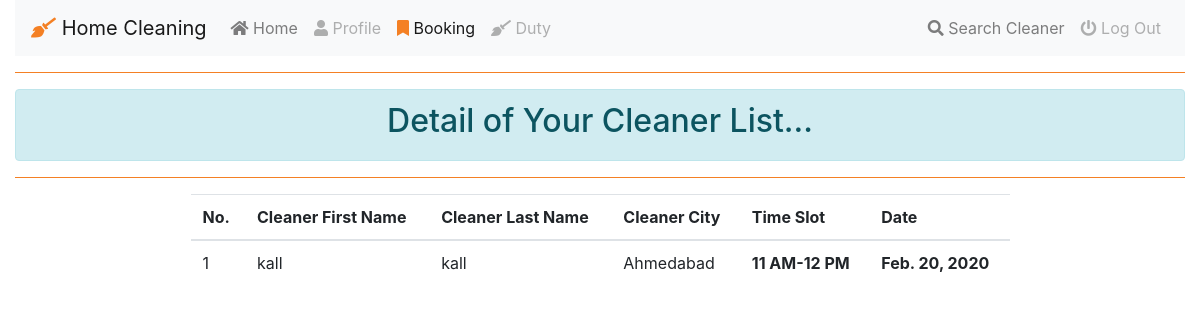
/booklist/ (signed in), run on the app's committed database.
### booking/models.py (models this page shows, shortened)
class BookingModel(models.Model):
    user=models.ForeignKey(User,null=True,on_delete=models.SET_NULL)
    cleaner=models.ForeignKey(CleanerModel,null=True,on_delete=models.SET_NULL)
    date=models.DateField()
    city=models.ForeignKey(CityModel,null=True,on_delete=models.SET_NULL)
    timeslot=models.IntegerField(blank=False)

### registration/models.py (models this page shows, shortened)
class CleanerModel(models.Model):
    user = models.OneToOneField(User,on_delete=models.CASCADE)
    quality_score = models.FloatField(default=0)
    city=models.ForeignKey(CityModel,null=True,on_delete=models.SET_NULL)

class User(AbstractUser):
    username= models.CharField('username',max_length=12)
    contact = models.CharField('Contact',max_length=10,unique=True)
    first_name  = models.CharField('first_last',max_length=30)
    last_name   = models.CharField('Last_last',max_length=30)
    is_cleaner  = models.BooleanField('cleaner', default=False)
    USERNAME_FIELD = 'contact'
    REQUIRED_FIELDS = ['username']
    def get_absolute_url(self):
        return reverse("registration:profile", kwargs={"pk": self.pk})

class CityModel(models.Model):
    name=models.CharField(max_length=25)
    def __str__(self):
        return self.name

### booking/views.py (the view)
# urls.py: path('booklist/',BooklistListView.as_view(),name="booklist"),
@method_decorator(login_required, name='dispatch')
class BooklistListView(ListView):
    template_name='booking/booklist.html'
    def get_queryset(self):
        return BookingModel.objects.filter(user=self.request.user).order_by('-date','timeslot')

### templates/booking/booklist.html (shortened to what this page needs)
{% extends 'registration/base.html' %}
{% block body %}
<div class="col-md-12">
    <center>
        {% if object_list %}
        <hr>
        <div class="alert alert-info">
            <strong>
                <h2>Detail of Your Cleaner List...</h2>
            </strong>
        </div>
        <hr>
        <table class="table table-hover" style="width:70%;">
            <thead>
                <tr>
                    <th>No.</th>
                    <th>Cleaner First Name</th>
                    <th>Cleaner Last Name</th>
                    <th>Cleaner City</th>
                    <th>Time Slot</th>
                    <th>Date</th>
                </tr>
            </thead>
            <body>
                {% for i in object_list %}
                <tr>
                    <td>{{ forloop.counter }}</td>
                    <td>{{ i.cleaner.user.first_name }}</td>
                    <td>{{ i.cleaner.user.last_name }}</td>
                    <td>{{ i.cleaner.city }}</td>
                    <td style="font-weight:bold;">
                    </td>
                    <td style="font-weight:bold;">{{ i.date }}</td>
                </tr>
                {% endfor %}
            </body>
        </table>
        {% else %}
        <div class="alert alert-warning">
            <strong>
                <h2>You have not any Booked Cleaner ...</h2>
            </strong>
        </div>
        {% endif %}
    </center>
</div>
{% endblock body %}

### templates/registration/base.html (style rules this page uses)
hr { border-top-color:#f48024; }

### data on the page
BookingModel: cleaner.user.first_name "kall", cleaner.user.last_name "kall", cleaner.city "Ahmedabad", date "Feb. 20, 2020"
